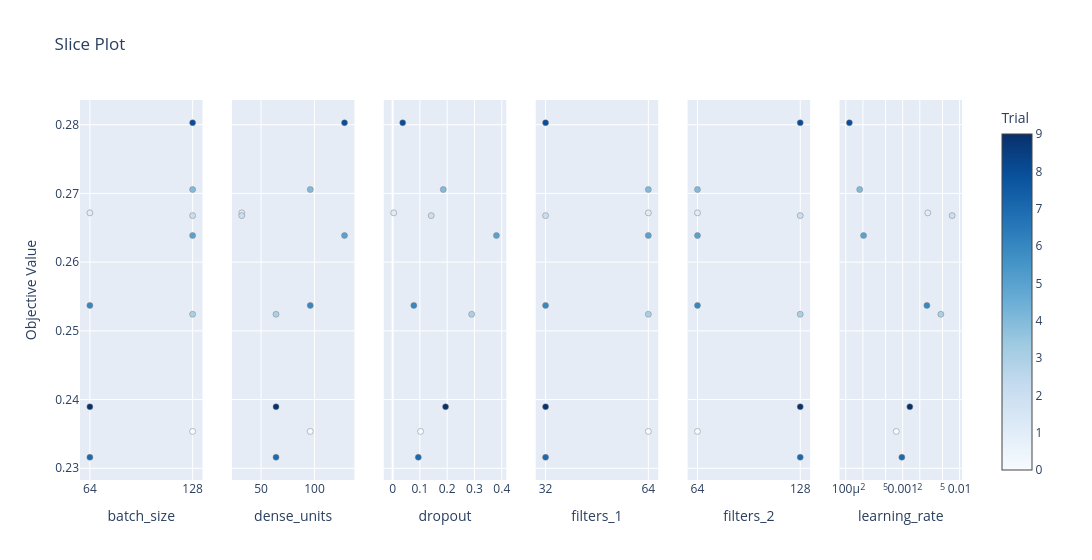

Notebook code for this chart:
### Code cell
plot_optimization_history(study)
plot_param_importances(study)
plot_slice(study)

### Figure 1 — Plotly figure (JSON) as saved in the notebook; plotly's stock layout.template omitted (floating-point values rounded to 4 significant figures)
{"data": [{"marker": {"color": [0, 1, 2, 3, 4, 5, 6, 7, 8, 9], "colorbar": {"title": {"text": "Trial"}, "x": 1, "xpad": 40}, "colorscale": [[0, "rgb(247,251,255)"], [0.125, "rgb(222,235,247)"], [0.25, "rgb(198,219,239)"], [0.375, "rgb(158,202,225)"], [0.5, "rgb(107,174,214)"], [0.625, "rgb(66,146,198)"], [0.75, "rgb(33,113,181)"], [0.875, "rgb(8,81,156)"], [1, "rgb(8,48,107)"]], "line": {"color": "Grey", "width": 0.5}, "showscale": true}, "mode": "markers", "name": "Feasible Trial", "showlegend": false, "type": "scatter", "x": [128, 64, 128, 128, 128, 128, 64, 64, 128, 64], "xaxis": "x", "y": [0.2354, 0.2672, 0.2668, 0.2524, 0.2706, 0.2639, 0.2537, 0.2316, 0.2803, 0.239], "yaxis": "y"}, {"marker": {"color": [0, 1, 2, 3, 4, 5, 6, 7, 8, 9], "colorbar": {"title": {"text": "Trial"}, "x": 1, "xpad": 40}, "colorscale": [[0, "rgb(247,251,255)"], [0.125, "rgb(222,235,247)"], [0.25, "rgb(198,219,239)"], [0.375, "rgb(158,202,225)"], [0.5, "rgb(107,174,214)"], [0.625, "rgb(66,146,198)"], [0.75, "rgb(33,113,181)"], [0.875, "rgb(8,81,156)"], [1, "rgb(8,48,107)"]], "line": {"color": "Grey", "width": 0.5}, "showscale": false}, "mode": "markers", "name": "Feasible Trial", "showlegend": false, "type": "scatter", "x": [96, 32, 32, 64, 96, 128, 96, 64, 128, 64], "xaxis": "x2", "y": [0.2354, 0.2672, 0.2668, 0.2524, 0.2706, 0.2639, 0.2537, 0.2316, 0.2803, 0.239], "yaxis": "y2"}, {"marker": {"color": [0, 1, 2, 3, 4, 5, 6, 7, 8, 9], "colorbar": {"title": {"text": "Trial"}, "x": 1, "xpad": 40}, "colorscale": [[0, "rgb(247,251,255)"], [0.125, "rgb(222,235,247)"], [0.25, "rgb(198,219,239)"], [0.375, "rgb(158,202,225)"], [0.5, "rgb(107,174,214)"], [0.625, "rgb(66,146,198)"], [0.75, "rgb(33,113,181)"], [0.875, "rgb(8,81,156)"], [1, "rgb(8,48,107)"]], "line": {"color": "Grey", "width": 0.5}, "showscale": false}, "mode": "markers", "name": "Feasible Trial", "showlegend": false, "type": "scatter", "x": [0.1025, 0.003914, 0.1414, 0.2897, 0.1856, 0.3804, 0.07772, 0.09414, 0.03698, 0.194], "xaxis": "x3", "y": [0.2354, 0.2672, 0.2668, 0.2524, 0.2706, 0.2639, 0.2537, 0.2316, 0.2803, 0.239], "yaxis": "y3"}, {"marker": {"color": [0, 1, 2, 3, 4, 5, 6, 7, 8, 9], "colorbar": {"title": {"text": "Trial"}, "x": 1, "xpad": 40}, "colorscale": [[0, "rgb(247,251,255)"], [0.125, "rgb(222,235,247)"], [0.25, "rgb(198,219,239)"], [0.375, "rgb(158,202,225)"], [0.5, "rgb(107,174,214)"], [0.625, "rgb(66,146,198)"], [0.75, "rgb(33,113,181)"], [0.875, "rgb(8,81,156)"], [1, "rgb(8,48,107)"]], "line": {"color": "Grey", "width": 0.5}, "showscale": false}, "mode": "markers", "name": "Feasible Trial", "showlegend": false, "type": "scatter", "x": [64, 64, 32, 64, 64, 64, 32, 32, 32, 32], "xaxis": "x4", "y": [0.2354, 0.2672, 0.2668, 0.2524, 0.2706, 0.2639, 0.2537, 0.2316, 0.2803, 0.239], "yaxis": "y4"}, {"marker": {"color": [0, 1, 2, 3, 4, 5, 6, 7, 8, 9], "colorbar": {"title": {"text": "Trial"}, "x": 1, "xpad": 40}, "colorscale": [[0, "rgb(247,251,255)"], [0.125, "rgb(222,235,247)"], [0.25, "rgb(198,219,239)"], [0.375, "rgb(158,202,225)"], [0.5, "rgb(107,174,214)"], [0.625, "rgb(66,146,198)"], [0.75, "rgb(33,113,181)"], [0.875, "rgb(8,81,156)"], [1, "rgb(8,48,107)"]], "line": {"color": "Grey", "width": 0.5}, "showscale": false}, "mode": "markers", "name": "Feasible Trial", "showlegend": false, "type": "scatter", "x": [64, 64, 128, 128, 64, 64, 64, 128, 128, 128], "xaxis": "x5", "y": [0.2354, 0.2672, 0.2668, 0.2524, 0.2706, 0.2639, 0.2537, 0.2316, 0.2803, 0.239], "yaxis": "y5"}, {"marker": {"color": [0, 1, 2, 3, 4, 5, 6, 7, 8, 9], "colorbar": {"title": {"text": "Trial"}, "x": 1, "xpad": 40}, "colorscale": [[0, "rgb(247,251,255)"], [0.125, "rgb(222,235,247)"], [0.25, "rgb(198,219,239)"], [0.375, "rgb(158,202,225)"], [0.5, "rgb(107,174,214)"], [0.625, "rgb(66,146,198)"], [0.75, "rgb(33,113,181)"], [0.875, "rgb(8,81,156)"], [1, "rgb(8,48,107)"]], "line": {"color": "Grey", "width": 0.5}, "showscale": false}, "mode": "markers", "name": "Feasible Trial", "showlegend": false, "type": "scatter", "x": [0.0007712, 0.002762, 0.007394, 0.004683, 0.0001755, 0.000205, 0.002663, 0.0009663, 0.0001155, 0.001335], "xaxis": "x6", "y": [0.2354, 0.2672, 0.2668, 0.2524, 0.2706, 0.2639, 0.2537, 0.2316, 0.2803, 0.239], "yaxis": "y6"}], "layout": {"title": {"text": "Slice Plot"}, "width": 1800, "xaxis": {"anchor": "y", "categoryarray": [64, 128], "categoryorder": "array", "domain": [0, 0.1389], "title": {"text": "batch_size"}, "type": "category"}, "xaxis2": {"anchor": "y2", "domain": [0.1722, 0.3111], "title": {"text": "dense_units"}}, "xaxis3": {"anchor": "y3", "domain": [0.3444, 0.4833], "title": {"text": "dropout"}}, "xaxis4": {"anchor": "y4", "categoryarray": [32, 64], "categoryorder": "array", "domain": [0.5167, 0.6556], "title": {"text": "filters_1"}, "type": "category"}, "xaxis5": {"anchor": "y5", "categoryarray": [64, 128], "categoryorder": "array", "domain": [0.6889, 0.8278], "title": {"text": "filters_2"}, "type": "category"}, "xaxis6": {"anchor": "y6", "domain": [0.8611, 1], "title": {"text": "learning_rate"}, "type": "log"}, "yaxis": {"anchor": "x", "domain": [0, 1], "title": {"text": "Objective Value"}}, "yaxis2": {"anchor": "x2", "domain": [0, 1], "matches": "y", "showticklabels": false}, "yaxis3": {"anchor": "x3", "domain": [0, 1], "matches": "y", "showticklabels": false}, "yaxis4": {"anchor": "x4", "domain": [0, 1], "matches": "y", "showticklabels": false}, "yaxis5": {"anchor": "x5", "domain": [0, 1], "matches": "y", "showticklabels": false}, "yaxis6": {"anchor": "x6", "domain": [0, 1], "matches": "y", "showticklabels": false}}}
